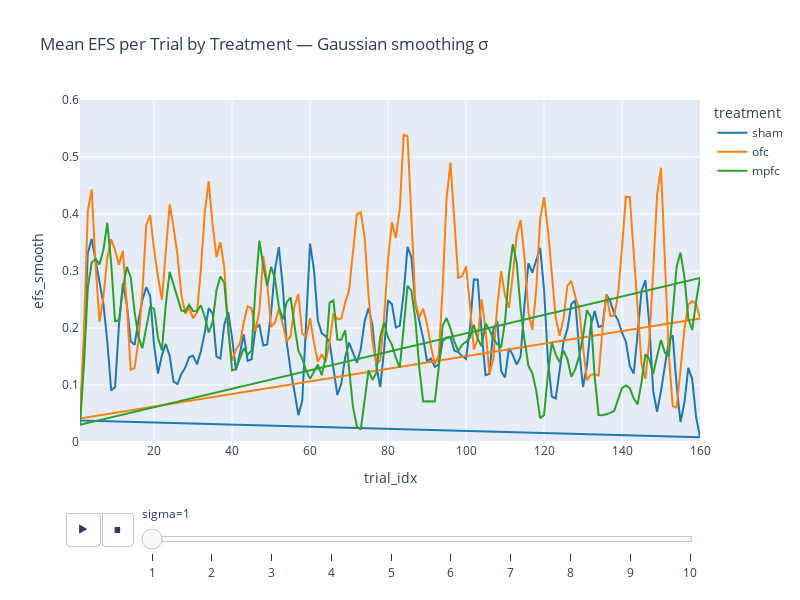

Write notebook code for a chart like this one.
### Code cell
import polars as pl
import numpy as np
from scipy.ndimage import gaussian_filter1d
import plotly.express as px

# 1) precompute multiple smoothings
sigma_values = np.linspace(1, 10, dtype=np.int64)

def smooth_sigma(df: pl.DataFrame, sigma: int) -> pl.DataFrame:
    if sigma == 0:
        return df.with_columns(
            pl.col("efs_mean").alias("efs_smooth"),
            pl.lit(sigma).alias("sigma"),
        )
    return (
        df.group_by("treatment")
          .map_groups(lambda g: g.sort("trial_idx").with_columns(
              pl.Series(
                  "efs_smooth",
                  gaussian_filter1d(g["efs_mean"].fill_null(0).to_numpy(), sigma=sigma)
              )
          ))
          .with_columns(pl.lit(sigma).alias("sigma"))
    )

smoothed = pl.concat([smooth_sigma(efs_by_trt_trial, s) for s in sigma_values])

# 2) Plot with animation_frame = "sigma" (gives a slider)
order = ["sham", "ofc", "mpfc"]  # your desired legend/color order
pdf = smoothed.to_pandas()

fig = px.line(
    pdf,
    x="trial_idx",
    y="efs_smooth",
    color="treatment",
    animation_frame="sigma",
    category_orders={"treatment": order, "sigma": sigma_values},
    color_discrete_map={"sham": "#1f77b4", "ofc": "#ff7f0e", "mpfc": "#2ca02c"},  # optional but keeps colors stable
    title="Mean EFS per Trial by Treatment — Gaussian smoothing σ"
)

# keep y-range stable across frames (optional, but nicer)
ymin = 0
ymax = max(0.6, float(pdf["efs_smooth"].max(skipna=True)))
fig.update_yaxes(range=[ymin, ymax])
fig.update_layout(legend_traceorder="normal", width=800, height=600)
fig

### Figure 1 — Plotly figure (JSON) as saved in the notebook; plotly's stock layout.template omitted (floating-point values rounded to 4 significant figures; data arrays with more than 128 entries replaced by an {"elided": "..."} marker saying what was removed)
{"data": [{"hovertemplate": "treatment=sham<br>sigma=1<br>trial_idx=%{x}<br>efs_smooth=%{y}<extra></extra>", "legendgroup": "sham", "line": {"color": "#1f77b4", "dash": "solid"}, "marker": {"symbol": "circle"}, "mode": "lines", "name": "sham", "orientation": "v", "showlegend": true, "type": "scatter", "x": {"elided": "960 int values"}, "xaxis": "x", "y": {"elided": "960 float values"}, "yaxis": "y"}, {"hovertemplate": "treatment=ofc<br>sigma=1<br>trial_idx=%{x}<br>efs_smooth=%{y}<extra></extra>", "legendgroup": "ofc", "line": {"color": "#ff7f0e", "dash": "solid"}, "marker": {"symbol": "circle"}, "mode": "lines", "name": "ofc", "orientation": "v", "showlegend": true, "type": "scatter", "x": {"elided": "960 int values"}, "xaxis": "x", "y": {"elided": "960 float values"}, "yaxis": "y"}, {"hovertemplate": "treatment=mpfc<br>sigma=1<br>trial_idx=%{x}<br>efs_smooth=%{y}<extra></extra>", "legendgroup": "mpfc", "line": {"color": "#2ca02c", "dash": "solid"}, "marker": {"symbol": "circle"}, "mode": "lines", "name": "mpfc", "orientation": "v", "showlegend": true, "type": "scatter", "x": {"elided": "960 int values"}, "xaxis": "x", "y": {"elided": "960 float values"}, "yaxis": "y"}], "layout": {"height": 600, "legend": {"title": {"text": "treatment"}, "tracegroupgap": 0, "traceorder": "normal"}, "sliders": [{"active": 0, "currentvalue": {"prefix": "sigma="}, "len": 0.9, "pad": {"b": 10, "t": 60}, "steps": [{"args": [["1"], {"frame": {"duration": 0, "redraw": false}, "fromcurrent": true, "mode": "immediate", "transition": {"duration": 0, "easing": "linear"}}], "label": "1", "method": "animate"}, {"args": [["2"], {"frame": {"duration": 0, "redraw": false}, "fromcurrent": true, "mode": "immediate", "transition": {"duration": 0, "easing": "linear"}}], "label": "2", "method": "animate"}, {"args": [["3"], {"frame": {"duration": 0, "redraw": false}, "fromcurrent": true, "mode": "immediate", "transition": {"duration": 0, "easing": "linear"}}], "label": "3", "method": "animate"}, {"args": [["4"], {"frame": {"duration": 0, "redraw": false}, "fromcurrent": true, "mode": "immediate", "transition": {"duration": 0, "easing": "linear"}}], "label": "4", "method": "animate"}, {"args": [["5"], {"frame": {"duration": 0, "redraw": false}, "fromcurrent": true, "mode": "immediate", "transition": {"duration": 0, "easing": "linear"}}], "label": "5", "method": "animate"}, {"args": [["6"], {"frame": {"duration": 0, "redraw": false}, "fromcurrent": true, "mode": "immediate", "transition": {"duration": 0, "easing": "linear"}}], "label": "6", "method": "animate"}, {"args": [["7"], {"frame": {"duration": 0, "redraw": false}, "fromcurrent": true, "mode": "immediate", "transition": {"duration": 0, "easing": "linear"}}], "label": "7", "method": "animate"}, {"args": [["8"], {"frame": {"duration": 0, "redraw": false}, "fromcurrent": true, "mode": "immediate", "transition": {"duration": 0, "easing": "linear"}}], "label": "8", "method": "animate"}, {"args": [["9"], {"frame": {"duration": 0, "redraw": false}, "fromcurrent": true, "mode": "immediate", "transition": {"duration": 0, "easing": "linear"}}], "label": "9", "method": "animate"}, {"args": [["10"], {"frame": {"duration": 0, "redraw": false}, "fromcurrent": true, "mode": "immediate", "transition": {"duration": 0, "easing": "linear"}}], "label": "10", "method": "animate"}], "x": 0.1, "xanchor": "left", "y": 0, "yanchor": "top"}], "title": {"text": "Mean EFS per Trial by Treatment — Gaussian smoothing σ"}, "updatemenus": [{"buttons": [{"args": [null, {"frame": {"duration": 500, "redraw": false}, "fromcurrent": true, "mode": "immediate", "transition": {"duration": 500, "easing": "linear"}}], "label": "&#9654;", "method": "animate"}, {"args": [[null], {"frame": {"duration": 0, "redraw": false}, "fromcurrent": true, "mode": "immediate", "transition": {"duration": 0, "easing": "linear"}}], "label": "&#9724;", "method": "animate"}], "direction": "left", "pad": {"r": 10, "t": 70}, "showactive": false, "type": "buttons", "x": 0.1, "xanchor": "right", "y": 0, "yanchor": "top"}], "width": 800, "xaxis": {"anchor": "y", "domain": [0, 1], "title": {"text": "trial_idx"}}, "yaxis": {"anchor": "x", "domain": [0, 1], "range": [0, 0.6], "title": {"text": "efs_smooth"}}}}
